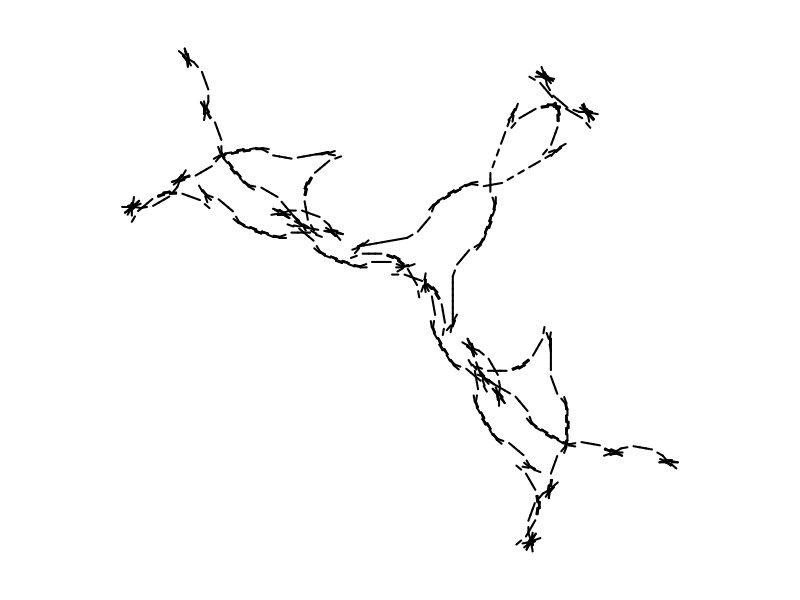

R code for this plot:


initial_angle = 0   #In degrees, 0 is East, 90 is North (up)
line_color = "black" #You can also use "blue" or rgb(1,0.2,0.9) or hsv(1,0.5,1)
line_width = 1
bg_color = "white"
PNG_pixel_width = 300

# BELOW HERE IS CODE... PROBABLY DO NOT EDIT THIS CODE...
getstr = function(start,rules,n){
    st = start
    for(jj in 1:n){
        st2 = ""
        for(i in 1:nchar(st)){
            ch = substr(st,i,i)
            if(!is.null(rules[[ch]])){
                st2 = paste0(st2,rules[[ch]],collapse="")
            } else {
                st2 = paste0(st2,ch,collapse="")
            }
        }
        st = st2
    }
    return(st)
}
getxyc = function(string="AA+AA+AA+A+A",angle=pi/2,angle_initial=pi/2,col="blue"){
    switch = 1
    d = angle_initial
    x = 0
    y = 0
    xl = c(x)
    yl = c(y)
    cols = numeric()
    dsave = numeric()
    xsave = numeric()
    ysave = numeric()
    for(i in 1:nchar(string)){
        ch = substr(string,i,i)
        cn = as.integer(charToRaw(ch))
        if(cn>=as.integer(charToRaw("A")) && cn<=as.integer(charToRaw("L"))){
            cols = c(cols,col)
            x = x+cos(d)
            y = y+sin(d)
            xl = c(xl,x)
            yl = c(yl,y)
        }
        if(cn>=as.integer(charToRaw("M")) && cn<=as.integer(charToRaw("Z"))){
            cols = c(cols,"NA")
            x = x+cos(d)
            y = y+sin(d)
            xl = c(xl,x)
            yl = c(yl,y)
        }
        if(cn==as.integer(charToRaw("["))){
            dsave = c(dsave,d)
            xsave = c(xsave,x)
            ysave = c(ysave,y)
        }
        if(cn==as.integer(charToRaw("]"))){
            cols = c(cols,"NA")
            x = xsave[length(xsave)]
            y = ysave[length(ysave)]
            d = dsave[length(dsave)]
            if(length(xsave)>1){
                xsave = xsave[1:(length(xsave)-1)]
                ysave = ysave[1:(length(ysave)-1)]
                dsave = dsave[1:(length(dsave)-1)]
            } else {
                xsave = numeric()
                ysave = numeric()
                dsave = numeric()
            }
            xl = c(xl,x)
            yl = c(yl,y)
        }
        if(cn==as.integer(charToRaw("-"))){
            d = d-angle*switch
        }
        if(cn==as.integer(charToRaw("+"))){
            d = d+angle*switch
        }
        if(cn==as.integer(charToRaw("."))){
            switch = switch*(-1)
        }
    }
    xwid = max(xl)-min(xl)
    ywid = max(yl)-min(yl)
    xmid = (max(xl)+min(xl))/2
    ymid = (max(yl)+min(yl))/2
    wid = max(c(xwid,ywid))
    x2 = (xl-xmid)/wid*2
    y2 = (yl-ymid)/wid*2
    return(list(x2,y2,cols))
}
makeplot = function(xyc,lwd=1){
    x = xyc[[1]]
    y = xyc[[2]]
    c = xyc[[3]]
    plot(0,0,"n",xlim=c(-1,1),ylim=c(-1,1),axes=F,ann=F)
    for(i in 2:length(x)){
        lines(c(x[i-1],x[i]),c(y[i-1],y[i]),col=c[i-1],lwd=lwd)
    }
}

showrules = function(g){
    rules = g[[2]]
    pr = paste0(names(rules)," > ",rules,collapse="\n")
    return(pr)
}

g99 = list("C",
           list("A"="+B++A-XCX-A++B+",
                "B"="-AX--BCB--XA-",
                "C"="C+AD-B-DA+C",
                "X"="XDX",
                "D"="DD"),
           4,
           170)


# png("hi.png",300,300)

par(mar=c(0,0,0,0),oma=c(0,0,0,0),pty="s")
s = getstr(g99[[1]],g99[[2]],g99[[3]])
angle = g99[[4]]
xyc = getxyc(s,angle/180*pi,angle_initial=0,col=line_color)
makeplot(xyc,lwd=2)

# dev.off()

ss = "Start:"
ss = paste0(ss," ",g99[[1]])
ss = paste0(ss,"\nrules:\n")
ss = paste0(ss,showrules(g99))
ss = paste0(ss,"\nIterations:")
ss = paste0(ss,g99[[3]])
ss = paste0(ss,"\nAngle:")
ss = paste0(ss,g99[[4]])
cat(ss)
